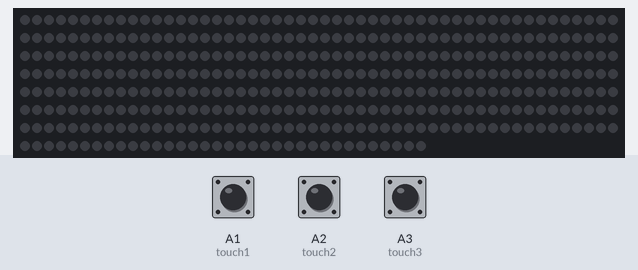
A program run on a simulated CircuitPython board. Parts: 384 RGB LEDs in strip order, left to right, continuing on the next row. The inputs (shaded band) are chosen by the test bench; at power-on: A2 (touch2) LOW, A1 (touch1) LOW, A3 (touch3) LOW. Dim RGB values are drawn brighter than linear; random numbers come from a fixed seed; touch pads read as touched when driven HIGH.

Above: at 1.2 s.
1.3 s: A2 (touch2) pulled HIGH for 0.15 s
2.0 s: A1 (touch1) pulled HIGH for 0.15 s
At 2.62 s:
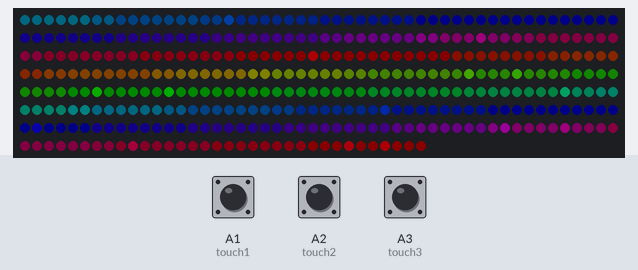
2.7 s: A3 (touch3) pulled HIGH for 0.15 s
3.4 s: A1 (touch1) pulled HIGH for 1 s
At 3.47 s:
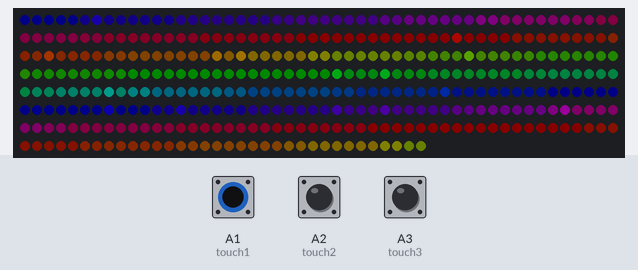
5.0 s: A2 (touch2) pulled HIGH for 1 s
At 7.54 s:
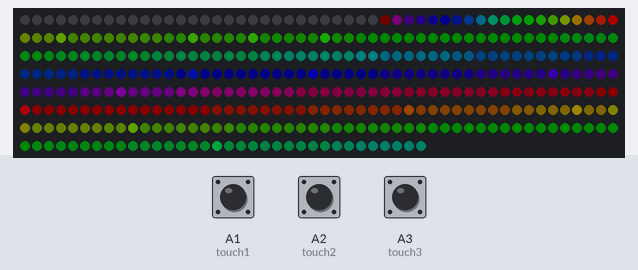

The program:

code.py
```python
import board
import time
import neopixel
import touchio
from adafruit_led_animation.animation.rainbowsparkle import RainbowSparkle
from adafruit_led_animation.animation.sparklepulse import SparklePulse
from adafruit_led_animation.animation.chase import Chase
from adafruit_led_animation.animation.rainbowcomet import RainbowComet
from adafruit_led_animation.animation.pulse import Pulse

setcolor = 0x005555
leds = neopixel.NeoPixel(board.A0, 64*6, brightness=0.2, auto_write=False)
pulse = Pulse(leds, speed=0.1, color = 0x110011, period = 2)
rainbowsparkle = RainbowSparkle(leds, speed=0.1, num_sparkles=15)
sparklepulse = SparklePulse(leds, speed=0.1, color = setcolor)

rainbowcomet = RainbowComet(leds, speed=0.05, tail_length=20)

touched = time.monotonic()

touch1 = touchio.TouchIn(board.A1)
touch2 = touchio.TouchIn(board.A2)
touch3 = touchio.TouchIn(board.A3)
touching = 0

while True:
    if time.monotonic() - touched < 0.15:

        continue
    if touch1.value or touching == 1:
        rainbowsparkle.animate()
        touching = 1

    if touch2.value or touching == 2:
        rainbowcomet.animate()
        touching = 2

    if touch3.value or touching == 3:
        sparklepulse.animate()
        touching = 3

    leds.show()
```
